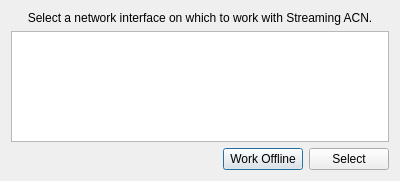
<?xml version="1.0" encoding="UTF-8"?>
<ui version="4.0">
 <class>NICSelectDialog</class>
 <widget class="QDialog" name="NICSelectDialog">
  <property name="geometry">
   <rect>
    <x>0</x>
    <y>0</y>
    <width>400</width>
    <height>181</height>
   </rect>
  </property>
  <property name="windowTitle">
   <string>Select Network Interface</string>
  </property>
  <layout class="QVBoxLayout" name="verticalLayout">
   <item>
    <widget class="QLabel" name="label">
     <property name="text">
      <string>Select a network interface on which to work with Streaming ACN.</string>
     </property>
     <property name="alignment">
      <set>Qt::AlignCenter</set>
     </property>
    </widget>
   </item>
   <item>
    <widget class="QListWidget" name="listWidget"/>
   </item>
   <item>
    <layout class="QHBoxLayout" name="horizontalLayout">
     <item>
      <spacer name="horizontalSpacer">
       <property name="orientation">
        <enum>Qt::Horizontal</enum>
       </property>
       <property name="sizeHint" stdset="0">
        <size>
         <width>40</width>
         <height>20</height>
        </size>
       </property>
      </spacer>
     </item>
     <item>
      <widget class="QPushButton" name="btnWorkOffline">
       <property name="text">
        <string>Work Offline</string>
       </property>
      </widget>
     </item>
     <item>
      <widget class="QPushButton" name="btnSelect">
       <property name="text">
        <string>Select</string>
       </property>
      </widget>
     </item>
    </layout>
   </item>
  </layout>
 </widget>
 <resources/>
 <connections/>
</ui>
